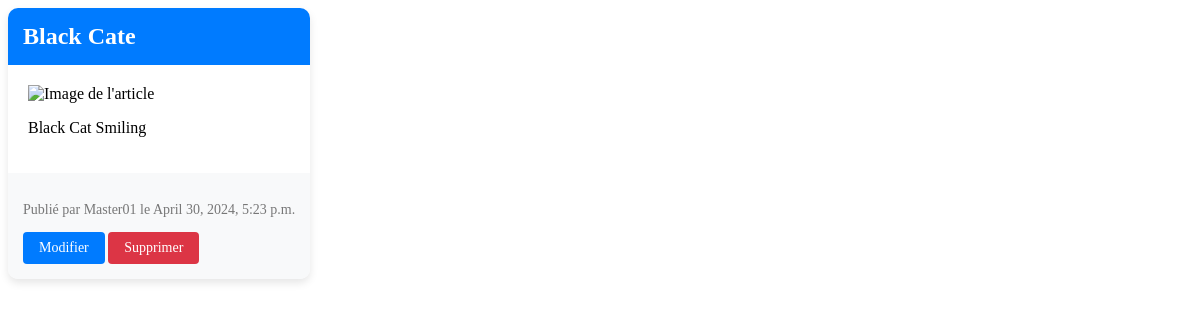
The app's page /blog/post/2/ with its own data.
### blog/models.py (models this page shows, shortened)
class Post(models.Model):
 title = models.CharField(max_length=200, unique=True)
 slug = models.SlugField(max_length=200, unique=True)
 author = models.ForeignKey(User, on_delete= models.CASCADE,related_name='blog_posts')
 updated_on = models.DateTimeField(auto_now= True)
 content = models.TextField()
 created_on = models.DateTimeField(auto_now_add=True)
 status = models.IntegerField(choices=STATUS, default=0)
 image=models.ImageField(blank=True)
 class Meta:
    ordering = ['-created_on']

### blog/views.py (the view)
# urls.py: path('post/<int:pk>/', PostDetailView.as_view(), name='post_detail'),
class PostDetailView(DetailView):
    model = Post
    template_name = 'blog/post_detail.html'
    context_object_name = "posts"

### blog/templates/blog/post_detail.html (shortened to what this page needs)
<!DOCTYPE html>
<html lang="fr">
<head>
</head>
<body>
    <div class="card">
        <div class="card-header">
            <h1 class="card-title">{{ posts.title }}</h1>
        </div>
        <div class="card-body">
            <img src="{{ post.image.url }}" alt="Image de l'article">
            <p>{{ posts.content }}</p>
        </div>
        <div class="card-footer">
            <p>Publié par {{ posts.author }} le {{ posts.created_on }}</p>
            <a href="{% url 'blog:post_update' posts.pk %}" class="btn btn-primary">Modifier</a>
            <a href="{% url 'blog:post_delete' posts.pk %}" class="btn btn-danger">Supprimer</a>
        </div>
    </div>
</body>
</html>

### blog/templates/blog/post_detail.html (style rules this page uses)
.card { background-color: #fff; border-radius: 10px; box-shadow: 0 4px 8px rgba(0, 0, 0, 0.1); margin-bottom: 20px; overflow: hidden; width: fit-content; }
.card-header { background-color: #007bff; color: #fff; padding: 15px; }
.card-title { font-size: 24px; margin: 0; }
.card-body { padding: 20px; }
.card-footer { background-color: #f8f9fa; color: #777; padding: 15px; font-size: 14px; }
.btn { display: inline-block; padding: 8px 16px; margin-right: 1 0px; font-size: 14px; text-decoration: none; border-radius: 4px; cursor: pointer; }
.btn-primary { background-color: #007bff; color: #fff; border: none; }
.btn-danger { background-color: #dc3545; color: #fff; border: none; }

### records on screen
Post: title "Black Cate", content "Black Cat Smiling", author "Master01", created_on "April 30, 2024, 5:23 p.m."
